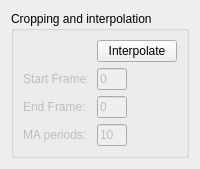
                <widget class="QWidget" name="tab_9">
                 <attribute name="title">
                  <string>Cropping and interpolation</string>
                 </attribute>
                 <layout class="QGridLayout" name="gridLayout_21">
                  <item row="0" column="0">
                   <widget class="QGroupBox" name="groupBox_5">
                    <property name="title">
                     <string>Cropping and interpolation</string>
                    </property>
                    <layout class="QGridLayout" name="gridLayout_9">
                     <item row="1" column="1">
                      <widget class="QPushButton" name="ppInterpolate_B">
                       <property name="text">
                        <string>Interpolate</string>
                       </property>
                      </widget>
                     </item>
                     <item row="4" column="1">
                      <widget class="QLineEdit" name="cropstartLineEdit_2">
                       <property name="enabled">
                        <bool>false</bool>
                       </property>
                       <property name="sizePolicy">
                        <sizepolicy hsizetype="Fixed" vsizetype="Fixed">
                         <horstretch>0</horstretch>
                         <verstretch>0</verstretch>
                        </sizepolicy>
                       </property>
                       <property name="maximumSize">
                        <size>
                         <width>30</width>
                         <height>16777215</height>
                        </size>
                       </property>
                       <property name="text">
                        <string>0</string>
                       </property>
                      </widget>
                     </item>
                     <item row="4" column="0">
                      <widget class="QLabel" name="label_22">
                       <property name="enabled">
                        <bool>false</bool>
                       </property>
                       <property name="text">
                        <string>Start Frame:</string>
                       </property>
                      </widget>
                     </item>
                     <item row="6" column="1">
                      <widget class="QLineEdit" name="maLineEdit_2">
                       <property name="enabled">
                        <bool>false</bool>
                       </property>
                       <property name="sizePolicy">
                        <sizepolicy hsizetype="Fixed" vsizetype="Fixed">
                         <horstretch>0</horstretch>
                         <verstretch>0</verstretch>
                        </sizepolicy>
                       </property>
                       <property name="maximumSize">
                        <size>
                         <width>30</width>
                         <height>16777215</height>
                        </size>
                       </property>
                       <property name="toolTip">
                        <string>Number of periods for the moving averages</string>
                       </property>
                       <property name="text">
                        <string>10</string>
                       </property>
                      </widget>
                     </item>
                     <item row="6" column="0">
                      <widget class="QLabel" name="maLabel_2">
                       <property name="enabled">
                        <bool>false</bool>
                       </property>
                       <property name="text">
                        <string>MA periods:</string>
                       </property>
                       <property name="alignment">
                        <set>Qt::AlignLeading|Qt::AlignLeft|Qt::AlignVCenter</set>
                       </property>
                      </widget>
                     </item>
                     <item row="5" column="1">
                      <widget class="QLineEdit" name="cropendLineEdit_2">
                       <property name="enabled">
                        <bool>false</bool>
                       </property>
                       <property name="sizePolicy">
                        <sizepolicy hsizetype="Fixed" vsizetype="Fixed">
                         <horstretch>0</horstretch>
                         <verstretch>0</verstretch>
                        </sizepolicy>
                       </property>
                       <property name="maximumSize">
                        <size>
                         <width>30</width>
                         <height>16777215</height>
                        </size>
                       </property>
                       <property name="text">
                        <string>0</string>
                       </property>
                      </widget>
                     </item>
                     <item row="5" column="0">
                      <widget class="QLabel" name="label_23">
                       <property name="enabled">
                        <bool>false</bool>
                       </property>
                       <property name="text">
                        <string>End Frame:</string>
                       </property>
                      </widget>
                     </item>
                    </layout>
                   </widget>
                  </item>
                 </layout>
                </widget>
